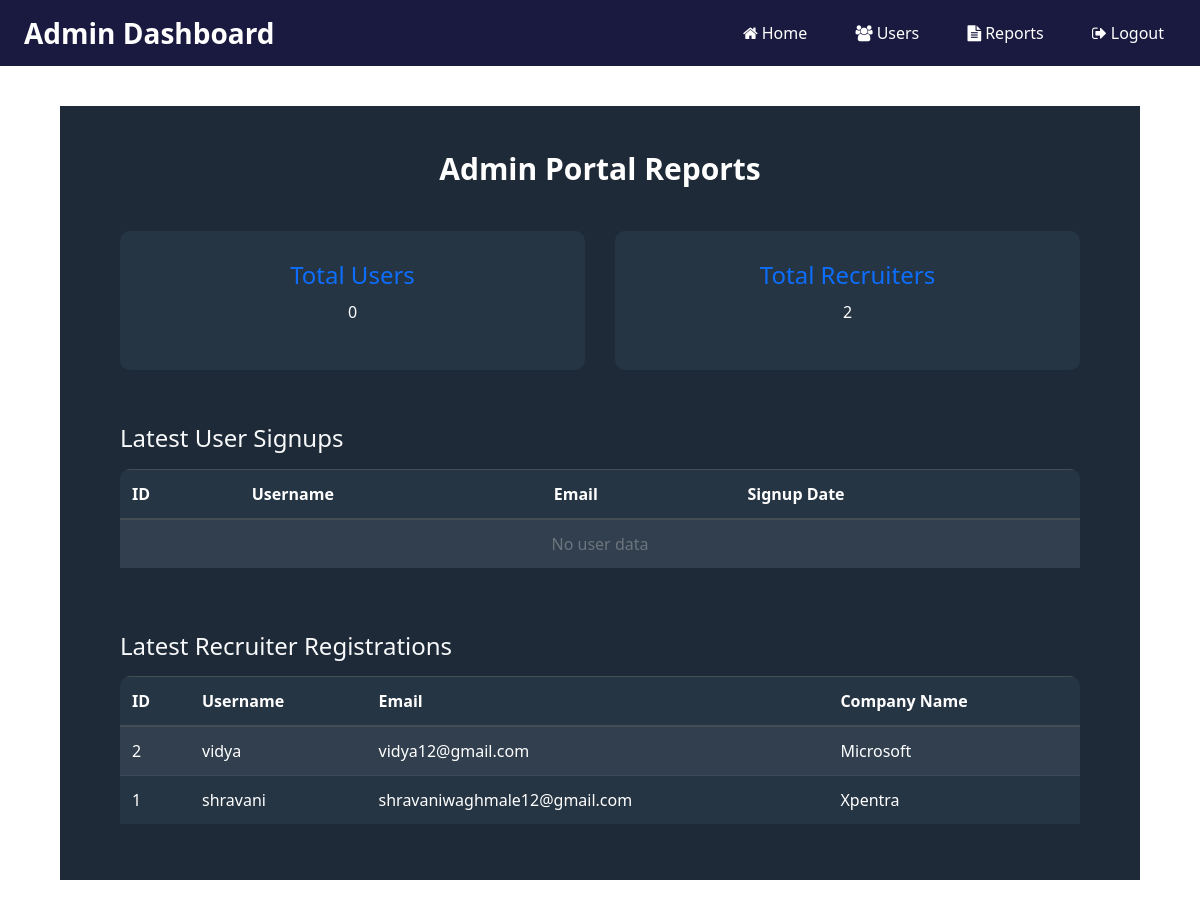
The page /reports/ on the database its author committed.
### job/models.py (models this page shows, shortened)
class RecruiterUser(models.Model):
    user = models.OneToOneField(User, on_delete=models.CASCADE)
    company_name = models.CharField(max_length=100)
    contact_number = models.CharField(max_length=15)
    gender = models.CharField(max_length=10)
    profile_picture = models.ImageField(upload_to='recruiter_profiles/', null=True, blank=True)

### job/views.py (the view)
# urls.py: path('reports/', reports, name='reports'),
def reports(request):
    total_users = StudentUser.objects.count()
    total_recruiters = RecruiterUser.objects.count()
    recent_users = StudentUser.objects.select_related('user').order_by('-id')[:5]
    recent_recruiters = RecruiterUser.objects.select_related('user').order_by('-id')[:5]
    context = {
        'total_users': total_users,
        'total_recruiters': total_recruiters,
        'recent_users': recent_users,
        'recent_recruiters': recent_recruiters,
    }
    return render(request, 'reports.html', context)

### job/templates/reports.html (shortened to what this page needs)
{% extends 'admin_nav.html' %}
{% block body %}
<div class="report-section">
    <div class="report-heading">Admin Portal Reports</div>
    <div class="row">
        <div class="col-md-6">
            <div class="report-box">
                <h3>Total Users</h3>
                <p>{{ total_users }}</p>
            </div>
        </div>
        <div class="col-md-6">
            <div class="report-box">
                <h3>Total Recruiters</h3>
                <p>{{ total_recruiters }}</p>
            </div>
        </div>
    </div>
    <h4 class="text-light mt-4 mb-3">Latest User Signups</h4>
    <div class="table-responsive">
        <table class="table table-striped table-dark report-table">
            <thead>
                <tr>
                    <th>ID</th>
                    <th>Username</th>
                    <th>Email</th>
                    <th>Signup Date</th>
                </tr>
            </thead>
            <tbody>
                {% for user in recent_users %}
                <tr>
                    <td>{{ user.id }}</td>
                    <td>{{ user.user.username }}</td>
                    <td>{{ user.email }}</td>
                    <td>{{ user.user.date_joined|date:"Y-m-d" }}</td>
                </tr>
                {% empty %}
                <tr><td colspan="4" class="text-center text-muted">No user data</td></tr>
                {% endfor %}
            </tbody>
        </table>
    </div>
    <h4 class="text-light mt-5 mb-3">Latest Recruiter Registrations</h4>
    <div class="table-responsive">
        <table class="table table-striped table-dark report-table">
            <thead>
                <tr>
                    <th>ID</th>
                    <th>Username</th>
                    <th>Email</th>
                    <th>Company Name</th>
                </tr>
            </thead>
            <tbody>
                {% for recruiter in recent_recruiters %}
                <tr>
                    <td>{{ recruiter.id }}</td>
                    <td>{{ recruiter.user.username }}</td>
                    <td>{{ recruiter.user.email }}</td>
                    <td>{{ recruiter.company_name }}</td>
                </tr>
                {% empty %}
                <tr><td colspan="4" class="text-center text-muted">No recruiter data</td></tr>
                {% endfor %}
            </tbody>
        </table>
    </div>
</div>
{% endblock %}

### job/templates/admin_nav.html (style rules this page uses)
body { font-family: 'Segoe UI', Tahoma, Geneva, Verdana, sans-serif; background-color: #f8f9fa; margin: 0; padding: 0; color: #2c3e50; }

### job/templates/reports.html (style rules this page uses)
.report-section { background-color: #1e2a38; padding: 40px 60px; min-height: calc(100vh - 70px); color: white; }
.report-heading { text-align: center; font-size: 30px; font-weight: bold; margin-bottom: 40px; }
.report-box { background-color: #263544; padding: 30px; border-radius: 10px; text-align: center; margin-bottom: 30px; }
.report-box h3 { font-size: 24px; margin-bottom: 10px; color: #0d6efd; }
.report-table { background-color: #263544; color: white; }
.report-table th, .report-table td { border-color: #3a4a5a; vertical-align: middle; }
.table-responsive { border-radius: 10px; overflow-x: auto; }
.text-muted { color: #b0b7c3; }

### rows shown on the page
RecruiterUser: id "2", user.username "vidya", user.email "vidya12@gmail.com", company_name "Microsoft"
RecruiterUser: id "1", user.username "shravani", user.email "shravaniwaghmale12@gmail.com", company_name "Xpentra"

### other values the page prints
{{ total_users }} "0"
{{ total_recruiters }} "2"
